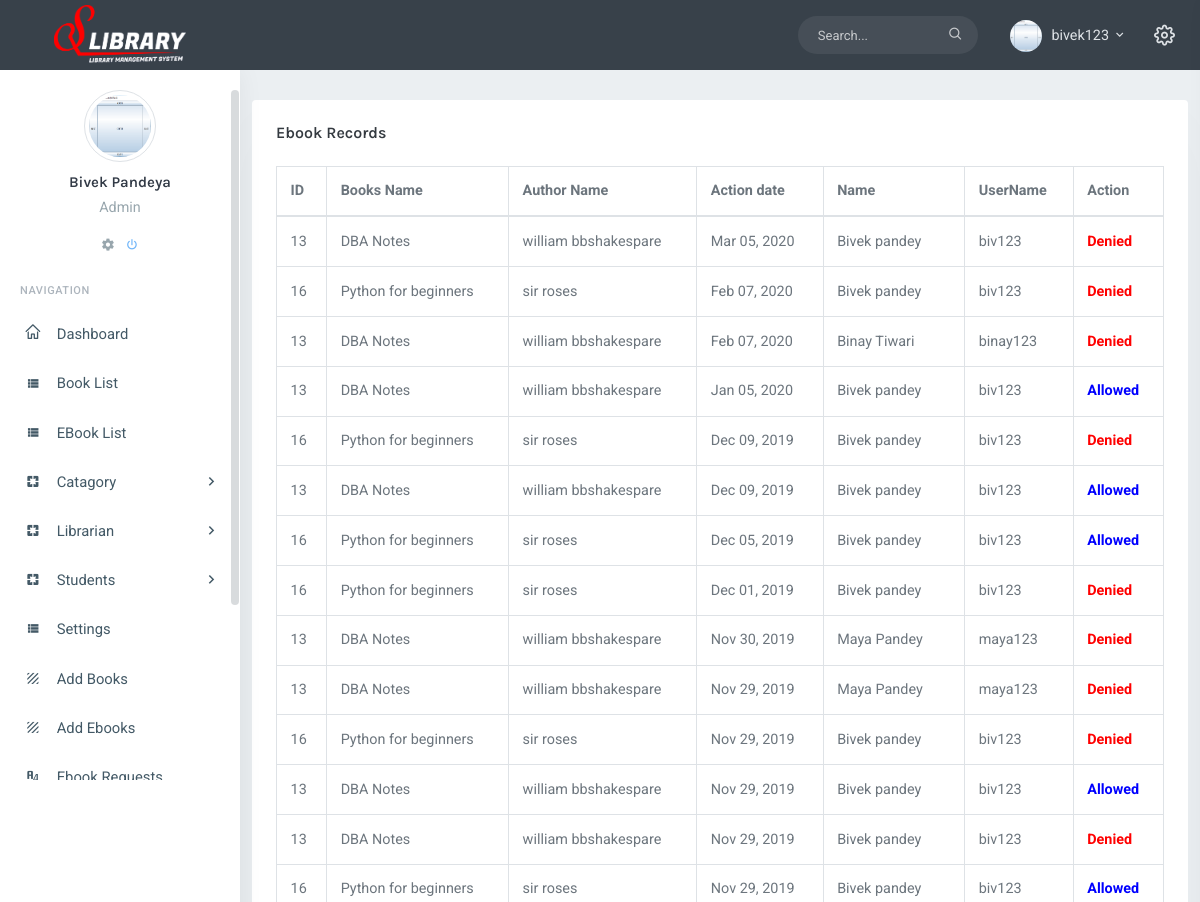
Page /ebook-activities/ (signed in, upper part) on the earlier database version.
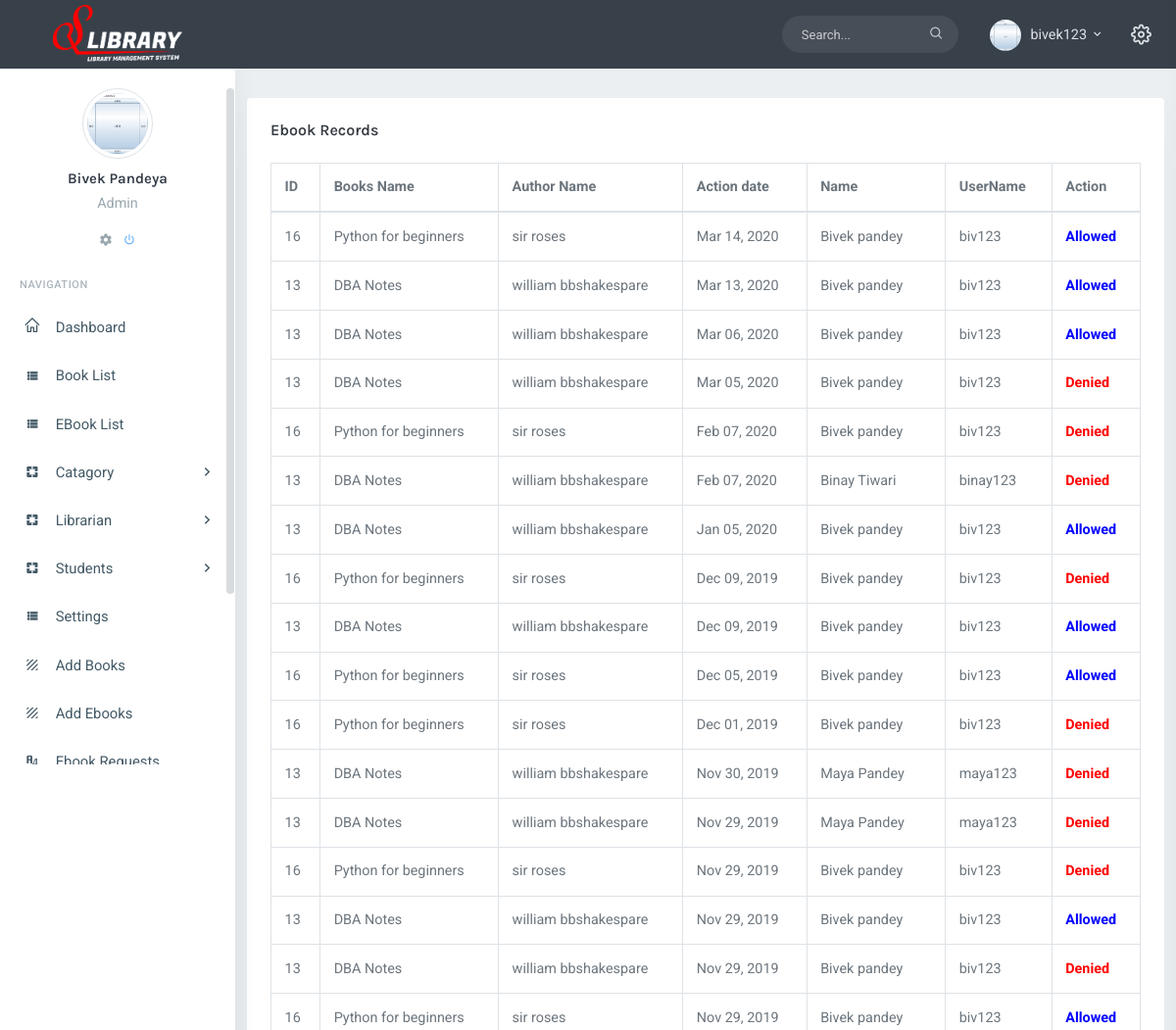
Same page on the later database version.
### operations/models.py (models this page shows, shortened)
class EbookRequestHistory(models.Model):
	ebook=models.ForeignKey(Ebooks, on_delete=models.CASCADE,blank=True,
		null=True)
	action=models.CharField(max_length=100)
	requested_by=models.ForeignKey(settings.AUTH_USER_MODEL,
		on_delete=models.CASCADE, null=True)
	requested_date=models.DateTimeField(auto_now_add=True, null=True)
	action_date=models.DateTimeField()
	readable_upto=models.DateTimeField(null=True)
	readable=models.BooleanField()
	def __init__(self, *args, **kwargs):
		super(EbookRequestHistory ,self).__init__(*args, **kwargs)
		current_time=datetime.datetime.utcnow().replace(tzinfo=pytz.UTC)
		if self.readable_upto<current_time:
			self.readable=False
			self.save()

class Ebooks(models.Model):
	name=models.CharField(max_length=100)
	book=models.FileField(upload_to='files')
	author_name=models.CharField(max_length=100)
	cover_image=models.ImageField(upload_to='image', default='image/bookim.png')
	added_date=models.DateTimeField(auto_now_add=True, null=True)
	catagory = models.ForeignKey(Catagory, on_delete=models.CASCADE, null=True)

### account/models.py (models this page shows)
class User(AbstractUser):
	CHOICES = (
        ('Librarian', 'Librarian'),
        ('Student', 'Student'),
        ('Admin', 'Admin'),
    )
	Role=models.CharField(max_length=20,
		choices=CHOICES,
		default='Student')
	profile_pic=models.ImageField(upload_to='profile-pic',
		default='profile-pic/user.jpg')
	barcode=models.ImageField(blank=True, null=True)
	contact=models.CharField(max_length=100)
	is_active=models.BooleanField(default=False)

### operations/views.py (the view)
# urls.py: path('ebook-activities/', EbookActivities.as_view(), name='ebook-activities'),
@method_decorator(role_required(allowed_roles=['Librarian', 'Admin']),
    name='dispatch')
class EbookActivities(ListView, LoginRequiredMixin):
    template_name='operations/ebook-activities.html'
    queryset=EbookRequestHistory.objects.all().order_by('-requested_date')
    def get_context_data(self, *args, **kwargs):
        context=super(EbookActivities, self).get_context_data(*args, **kwargs)
        activities=self.get_queryset()
        context.update({
            'activities':activities,
            })
        return context

### operations/context_processors.py (called while the page is built)
def my_context_processor(request):
    if request.user.is_authenticated:
        count=Message.objects.filter(posted_to=request.user, read=False).count()
        msgs=Message.objects.filter(posted_to=request.user).order_by('Posted_on')[::-1]
        sent_msgs=Message.objects.filter(
            posted_by=request.user).order_by('Posted_on')[::-1]
        return {
            'count': count,
            'msgs':msgs,
            'sent_msgs':sent_msgs
        }
    return {}

def get_all_catagory(request):
    catagories=Catagory.objects.all().order_by('catagory')
    return {'catagories':catagories}

def issue_requests(request):
    issue_requests=EbookRequest.objects.all().count()
    return {'issue_requests':issue_requests}

### operations/templates/operations/ebook-activities.html (shortened to what this page needs)
{%extends 'operations/index.html'%}
{% load static %}
{% block content %}
{% if activities %}
<div class="row">
  <div class="col-12">
    <div class="card-box table-responsive">
      <h4 class="mt-0 header-title">Ebook Records</h4>
      <table id="selection-table1" class="table table-bordered dt-responsive nowrap">
  <thead>
    <tr>
      <th>ID</th>
      <th>Books Name</th>
      <th>Author Name</th>
      <th>Action date</th>
      <th>Name</th>
      <th>UserName</th>
      <th>Action</th>
      </tr>
    </thead>
    <tbody>
      {% for book in activities %}
      <tr>
        <td>{{book.ebook.id}}</td>
        <td>{{book.ebook.name}}</td>
        <td>{{book.ebook.author_name}}</td>
        <td>{{book.action_date|date:"M d, Y"}}</td>
        <td>{{book.requested_by.first_name}} {{book.requested_by.last_name}}</td>
        <td>{{book.requested_by.username}}</td>
        {% if book.action == 'Allowed' %}
        <td style="color: blue;"><b>Allowed</b></td>
        {% endif %}
        {% if book.action == 'Denied' %}
        <td style="color: red;"><b>Denied</b></td>
        {% endif %}
      </tr>
      {% endfor %}
    </tbody>
  </table>
  </div>
  </div>
  </div>
  {% else %}
  <h1>No EBooks Activities</h1>
  {% endif %}
  {% endblock %}

Differences in the rows shown:
added EbookRequestHistory: ebook.id "16", ebook.name "Python for beginners", ebook.author_name "sir roses", action_date "Mar 14, 2020", requested_by.first_name "Bivek", requested_by.last_name "pandey", requested_by.username "biv123", action "Allowed"
added EbookRequestHistory: ebook.id "13", ebook.name "DBA Notes", ebook.author_name "william bbshakespare", action_date "Mar 13, 2020", requested_by.first_name "Bivek", requested_by.last_name "pandey", requested_by.username "biv123", action "Allowed"
added EbookRequestHistory: ebook.id "13", ebook.name "DBA Notes", ebook.author_name "william bbshakespare", action_date "Mar 06, 2020", requested_by.first_name "Bivek", requested_by.last_name "pandey", requested_by.username "biv123", action "Allowed"
